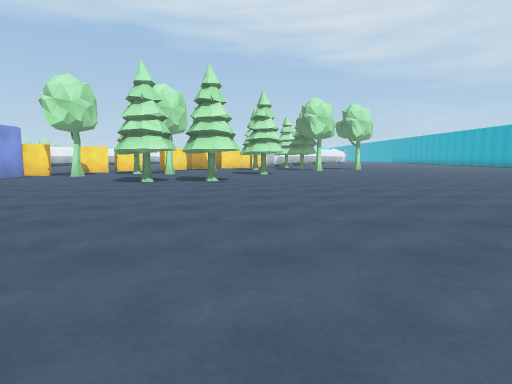
View 1 (above)

24 first-person views from a walk through a Unity game level. The camera is 1.2 m above the floor, tilts 6° down and sees 75° across. The floor is counted in squares, 2 m on a side. Each view is taken from the middle of a square. On the plan, view 1 faces up. The plan holds only what a view shows up to about 10 squares ahead; the rest is blank. The place goes on beyond the plan.

View 2
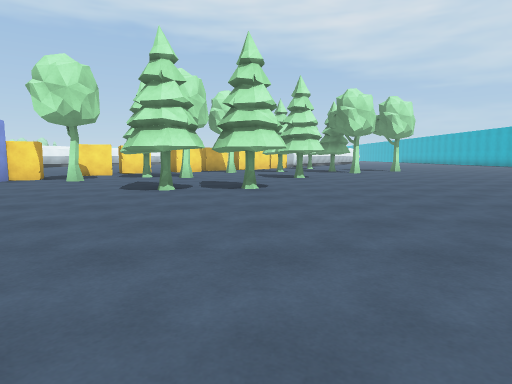

View 3
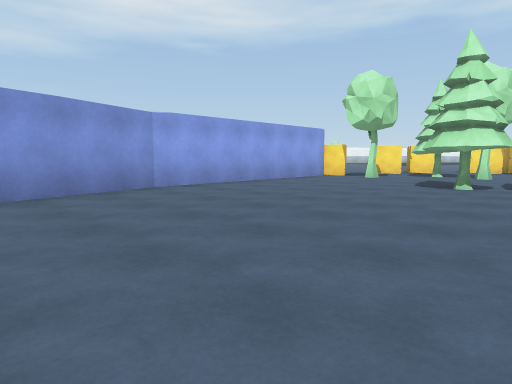

View 4
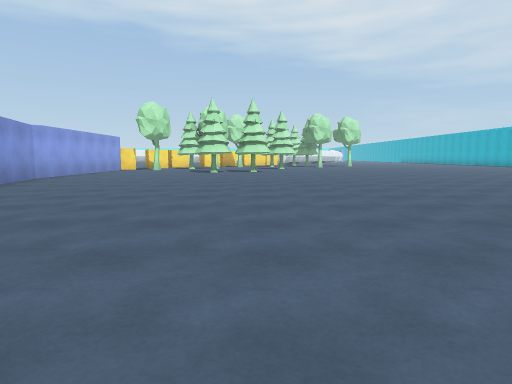

View 5
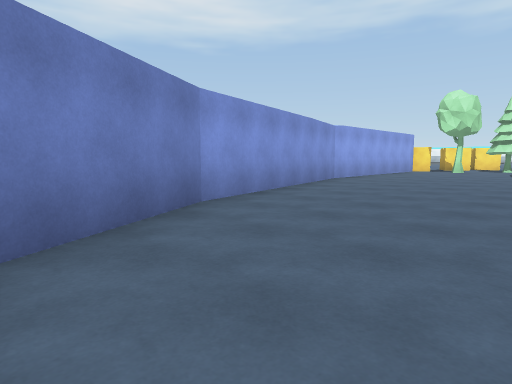

View 6
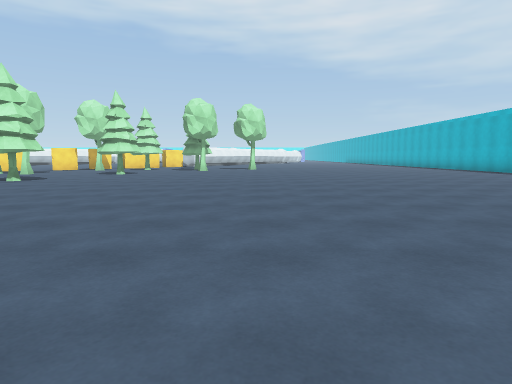

View 7
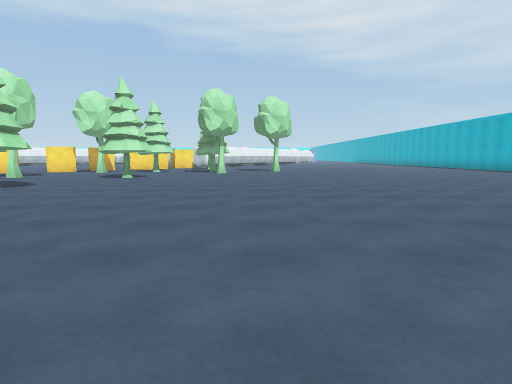

View 8
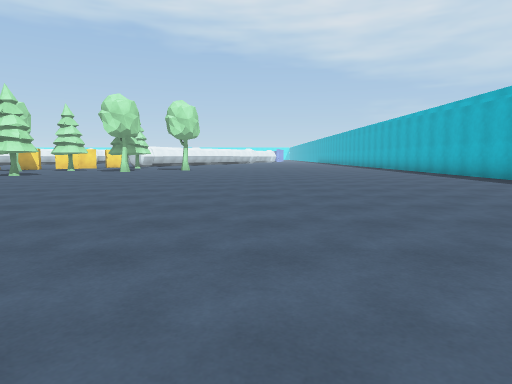

View 9
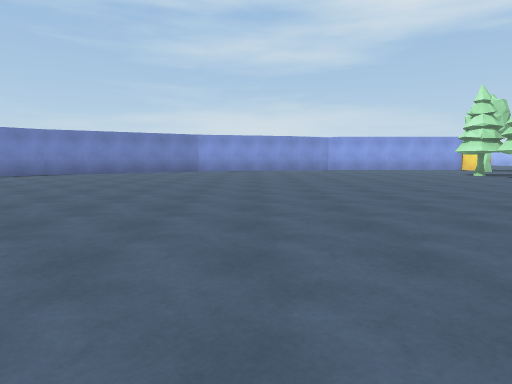

View 10
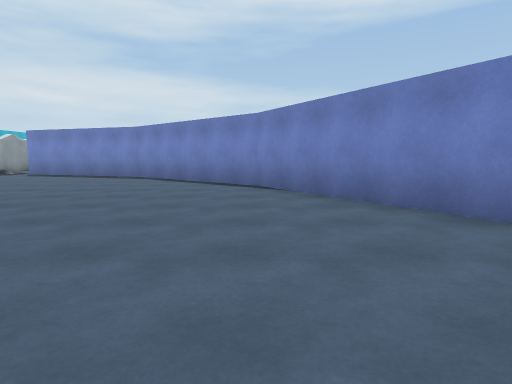

View 11
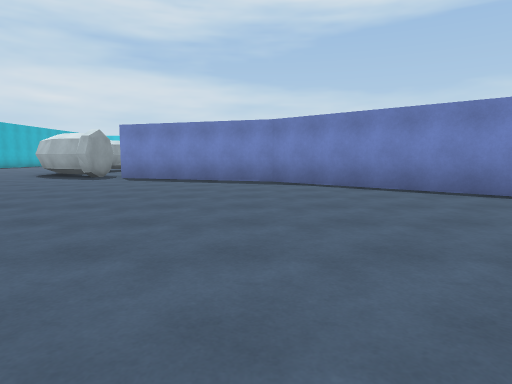

View 12
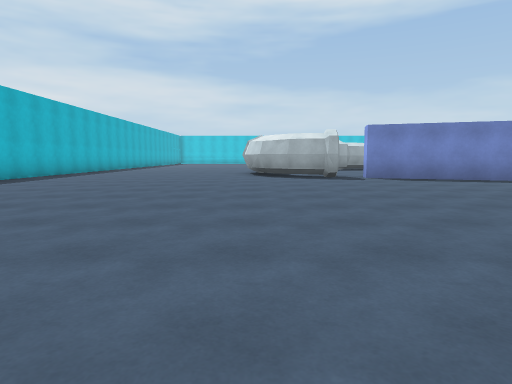

View 13
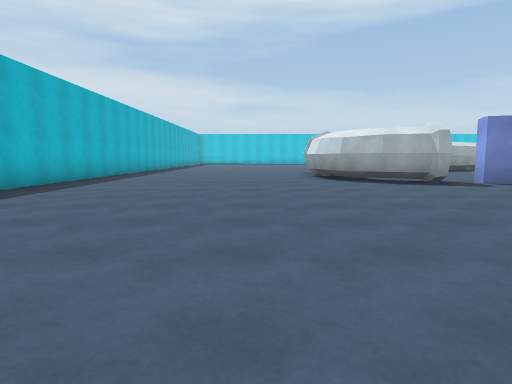

View 14
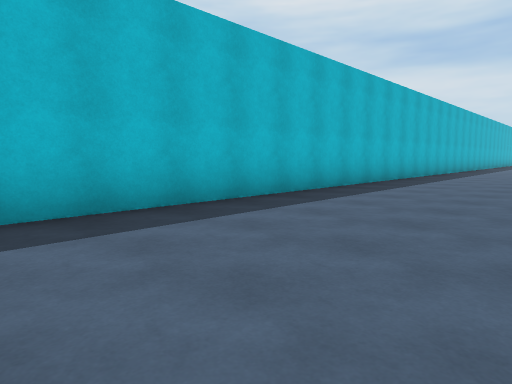

View 15
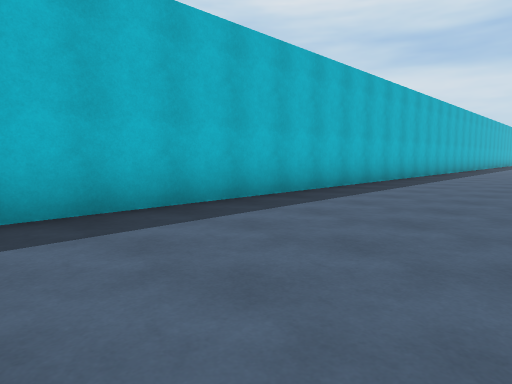

View 16
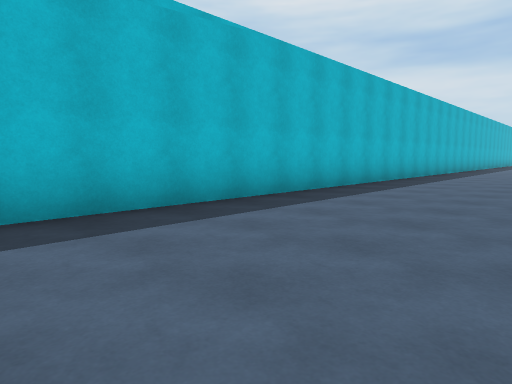

View 17
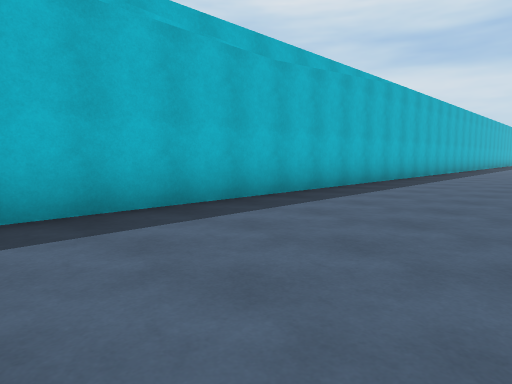

View 18
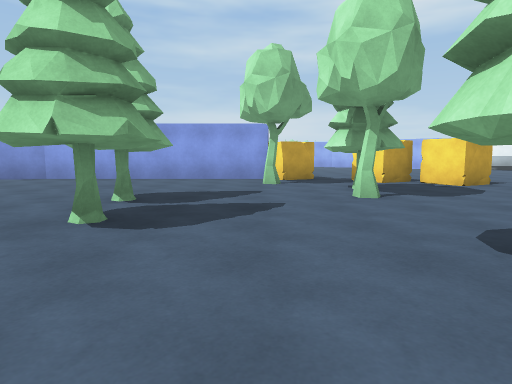

View 19
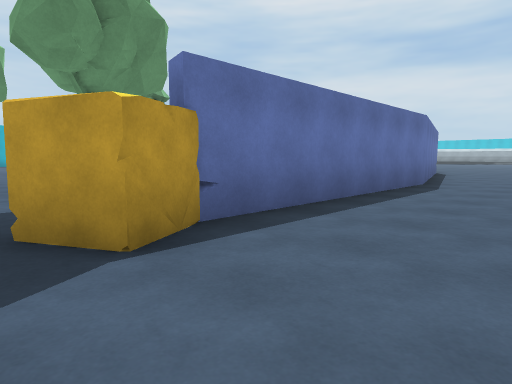

View 20
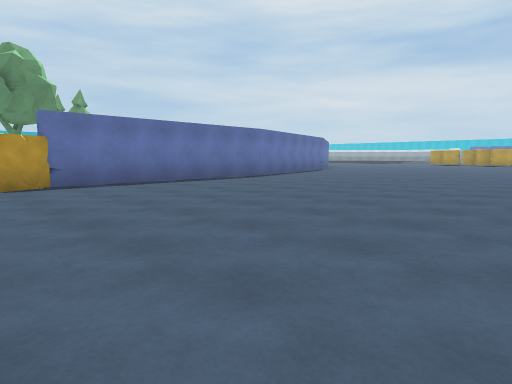

View 21
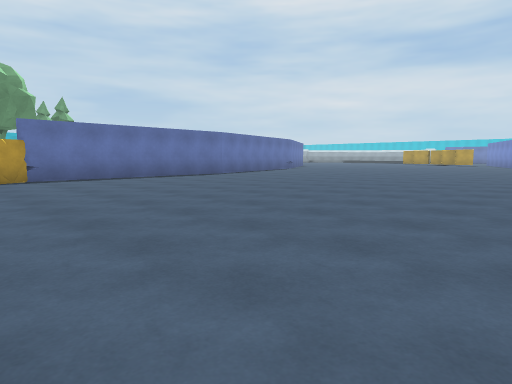

View 22
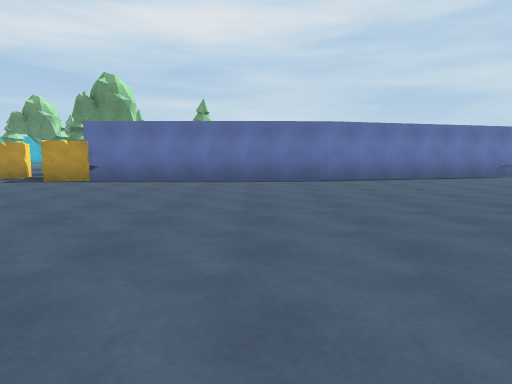

View 23
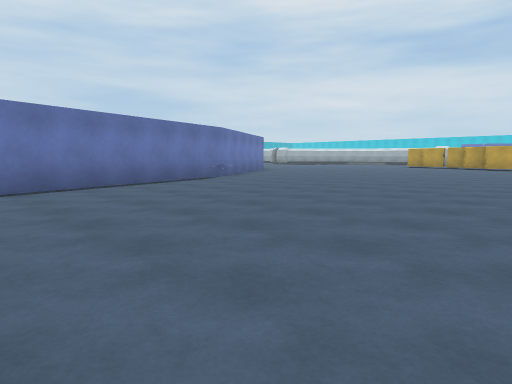

View 24
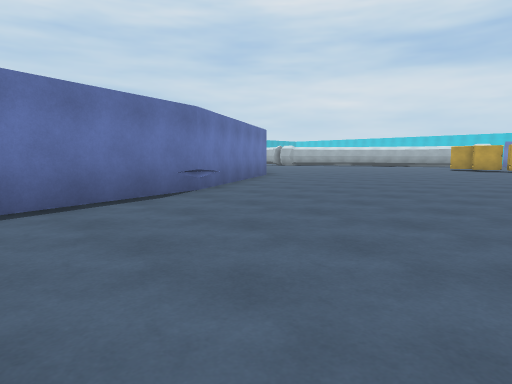

### Floor plan
Points are (right, up) in squares from view 1. A wall is a line through its corners. A room is listed if a view was taken in it or the views show most of it. See-through windows are left out.
Room 1 (views 1, 2, 3, 4, 5, 6, 7, 8, 9, 10, 11, 12, 13, 14, 15, 16, 17, 18)
walls: (-5.7, -1.3) (-3, -6) (0.6, -9.1) (4.8, -10.5) (4.8, -11); (-7.1, 4.4) (-5.7, -1.4); (-7.2, 10.4) (-7.1, 4.1); (14.6, -13.1) (14.6, 11.6)
ways out: opening at (-7, 11.5) to room 2; opening at (5, -12.5) to room 2; gap at (5, -11) to room 2
objects: tree (-6, 10); pine tree (-5, 12) to (-4, 12); pine tree (-3, 8) to (-3, 9); tree (-3, 12); pine tree (-2, 8) to (-1, 9); pine tree (0, 11) to (1, 12); other object (6, -13) to (8, -11)
Room 2 (views 19, 20, 21, 22, 23, 24)
walls: (-5.9, -1.6) (-7.4, 4.2); (-7.4, 4.1) (-7.5, 10.3); (-3.9, -5.2) (-6.2, -1.2)
ways out: opening at (-7, 11.5) to room 1; opening at (5, -12.5) to room 1; gap at (5, -11) to room 1
objects: other object (-8, 11) to (-7, 11); other object (-7, 12)

Positions as (right, up) in squares from view 1, and headings:
1: (0, 0), facing up
2: (-1, 2), facing up
3: (-1, 1), facing up-left
4: (-1, -5), facing up
5: (-2, -4), facing up-left
6: (5, 0), facing up
7: (4, 2), facing up
8: (8, 1), facing up
9: (8, 1), facing left
10: (-3, 1), facing down
11: (1, -1), facing down
12: (8, -1), facing down
13: (10, -3), facing down
14: (11, -2), facing down-right
15: (11, 4), facing down-right
16: (11, 7), facing down-right
17: (11, 12), facing down-right
18: (2, 10), facing left
19: (-10, 12), facing down-right
20: (-15, 12), facing down-right
21: (-17, 12), facing down-right
22: (-16, 6), facing right
23: (-14, 5), facing down-right
24: (-11, 2), facing down-right
